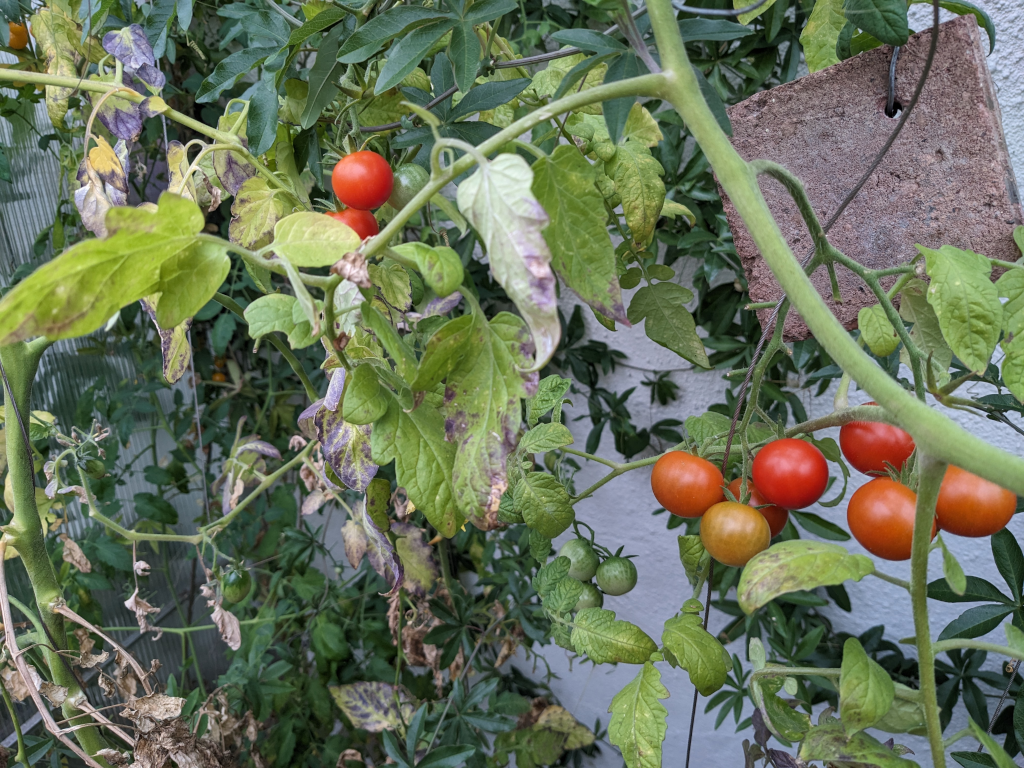
#> input picture session 1/tomaten.png, 1024 x 768 px
$ python 1_2_tomatenclustern.py
#> lines starting #> are read from the running program, lines starting #| are printed output that depends on the picture
## from http://scikit-learn.org/stable/auto_examples/cluster/plot_color_quantization.html#sphx-glr-auto-examples-cluster-plot-color-quantization-py
# load data

#load all kinds of libraries...
from skimage.color import rgb2yuv
import skimage as ski
import numpy as np
import matplotlib.pyplot as plt
from sklearn.cluster import KMeans
from sklearn.metrics import pairwise_distances_argmin
from sklearn.datasets import load_sample_image
from sklearn.utils import shuffle
from mpl_toolkits.mplot3d import Axes3D # import 3d-plotting functionality

n_colors = 4

# Load the Summer Palace photo
image = ski.io.imread("tomaten.png")
#> image is the input picture: shape (768, 1024, 3); mean R, G, B 104.9, 113.9, 90.3

# Convert to floats instead of the default 8 bits integer coding. Dividing by
# 255 is important so that plt.imshow behaves works well on float data (need to
# be in the range [0-1])
image = np.array(image, dtype=np.float64) / 255


# Load Image and transform to a 2D numpy array. with pixels as rows and color components as columns
w, h, d = original_shape = tuple(image.shape)
#> w = 768; h = 1024; d = 3; original_shape = (768, 1024, 3)
assert d == 3 # make sure it's a color image.
image_array = np.reshape(image, (w * h, d))

#Perform all future operations on a small sub-sample of the data to save some time
image_array_sample = shuffle(image_array, random_state=0)[:1000] # take 1000 random pixels to save some time
#> image_array_sample = 1000 rows, first 8: [0.353, 0.451, 0.235], [0.157, 0.22, 0.176], [0.518, 0.6, 0.231], [0.616, 0.694, 0.373], [0.212, 0.247, 0.212], [0.259, 0.357, 0.0471], [0.643, 0.655, 0.729], [0.337, 0.345, 0.325]

# Display original image
plt.figure(1)
plt.clf()
ax = plt.axes([0, 0, 1, 1])
plt.axis('off')
plt.imshow(image)


#plot data in 3d
fig = plt.figure(2) #create an empty figure
ax = fig.add_subplot(111, projection='3d')
ax.scatter(image_array_sample[:, 0], image_array_sample[:, 1],image_array_sample[:, 2],c=image_array_sample) #show the measured items as dots "scatterplot"


#Let the clustering try to determine different regions in the image
kmeans = KMeans(n_clusters=n_colors, random_state=0).fit(image_array_sample)
labels=kmeans.predict(image_array) # get clusters of all pixels

# plot the image with it's cluster indices as colors
plt.figure(3)
plt.clf()
ax = plt.axes([0, 0, 1, 1])
plt.axis('off')
plt.imshow(np.reshape(labels,(w,h)))


#plot clustered data in 3d
fig = plt.figure(4) #create an empty figure
ax =  fig.add_subplot(111, projection='3d')   # create a 3d space in the figure
ax.scatter(image_array_sample[:, 0], image_array_sample[:, 1],image_array_sample[:, 2],c=kmeans.labels_) #show the measured items as dots "scatterplot"


# lets try a better clustering:
from sklearn import mixture
dpgmm = mixture.BayesianGaussianMixture(n_components=5,covariance_type='full').fit(image_array_sample)

#plot clustered data in 3d
fig = plt.figure(5) #create an empty figure
ax = fig.add_subplot(111, projection='3d')   # create a 3d space in the figure
ax.scatter(image_array_sample[:, 0], image_array_sample[:, 1],image_array_sample[:, 2],c=dpgmm.predict(image_array_sample)) #show the measured items as dots "scatterplot"


# plot the image with it's cluster indices as colors
plt.figure(6)
plt.clf()
ax = plt.axes([0, 0, 1, 1])
plt.axis('off')
plt.imshow(np.reshape(dpgmm.predict(image_array),(w,h)))
plt.show()
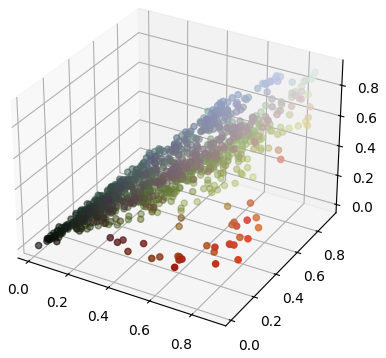
#> figure drawn by matplotlib, 1 panel
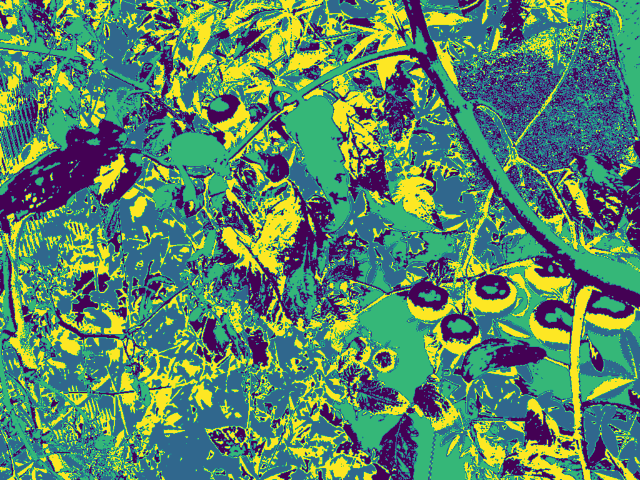
#> figure drawn by matplotlib, 1 panel
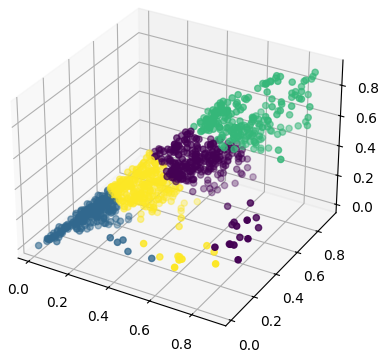
#> figure drawn by matplotlib, 1 panel
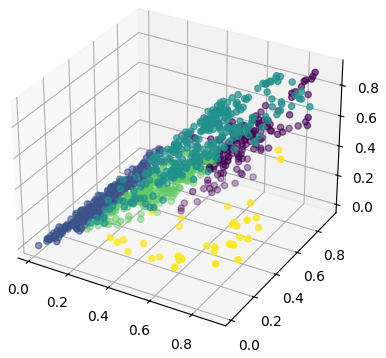
#> figure drawn by matplotlib, 1 panel
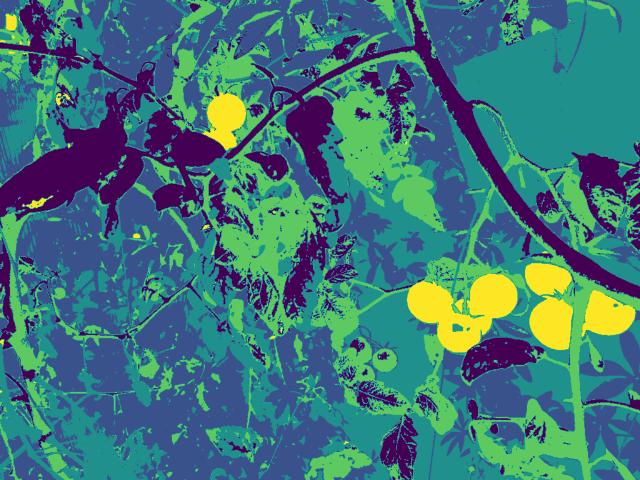
#> figure drawn by matplotlib, 1 panel
